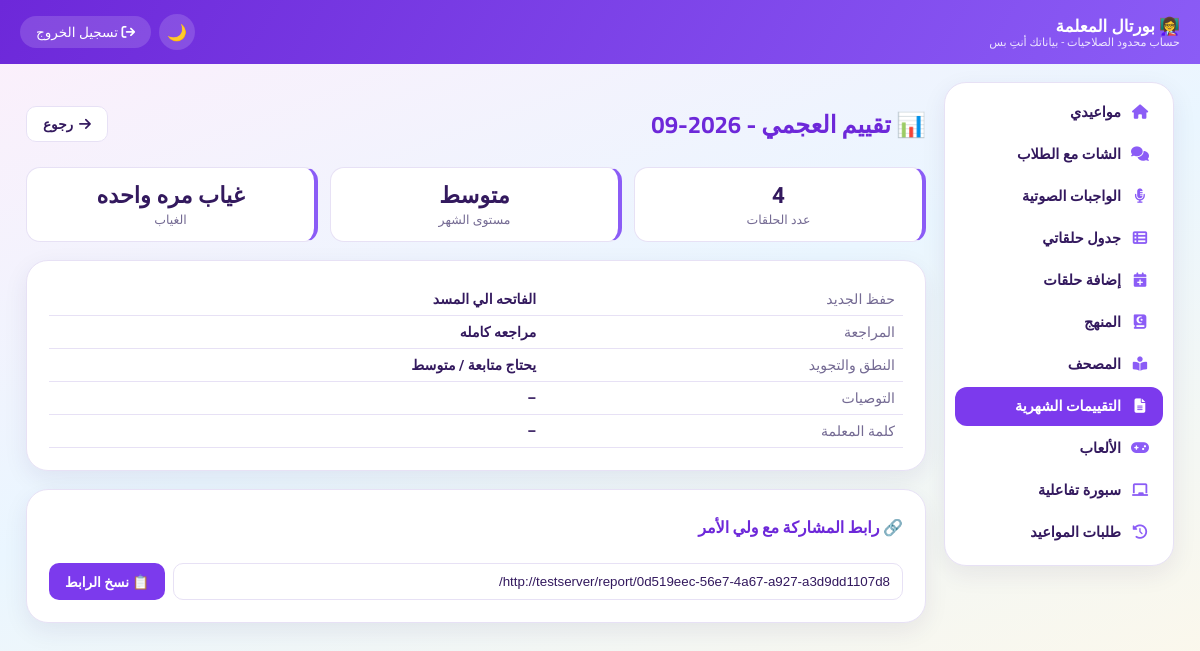
/teacher-portal/evaluations/4/ (signed in), run on the app's committed database.
### core/models.py (models this page shows, shortened)
class MonthlyEvaluation(models.Model):
    TEMPLATE_CHOICES = [
        ('teal_pink', 'تركواز ووردي'),
        ('violet', 'بنفسجي (هوية المنصة)'),
        ('sunny', 'أصفر وبرتقالي دافئ'),
    ]
    student = models.ForeignKey(Student, on_delete=models.CASCADE, related_name='evaluations', verbose_name="الطالب")
    public_token = models.UUIDField(default=uuid.uuid4, unique=True, editable=False, verbose_name="رمز المشاركة العام")
    student_name = models.CharField(max_length=255, verbose_name="اسم الطالب")
    teacher_name = models.CharField(max_length=255, blank=True, null=True, verbose_name="اسم المعلمة")
    package_name = models.CharField(max_length=100, blank=True, null=True, verbose_name="الباقة")
    lessons_count = models.PositiveIntegerField(default=4, verbose_name="عدد الحلقات")
    month_label = models.CharField(max_length=30, verbose_name="الشهر")
    memorization_progress = models.CharField(max_length=255, blank=True, null=True, verbose_name="مقدار حفظ الجديد")
    review_progress = models.CharField(max_length=255, blank=True, null=True, verbose_name="مقدار المراجعة")
    absences = models.CharField(max_length=255, blank=True, null=True, verbose_name="عدد مرات الغياب")
    pronunciation_rating = models.CharField(max_length=100, blank=True, null=True, verbose_name="النطق ومخارج الحروف")
    tajweed_rating = models.CharField(max_length=100, blank=True, null=True, verbose_name="تطبيق أحكام التجويد")
    interaction_rating = models.CharField(max_length=100, blank=True, null=True, verbose_name="التفاعل مع المعلمة")
    response_speed_rating = models.CharField(max_length=100, blank=True, null=True, verbose_name="سرعة الاستجابة والحفظ")
    commitment_rating = models.CharField(max_length=100, blank=True, null=True, verbose_name="الالتزام بالمواعيد والآداب")
    recommendations = models.TextField(blank=True, null=True, verbose_name="التوصيات / المستوى العام")
    teacher_comment = models.TextField(blank=True, null=True, verbose_name="كلمة المعلمة")
    month_rating = models.CharField(max_length=100, blank=True, null=True, verbose_name="مستوى الشهر")
    template = models.CharField(max_length=20, choices=TEMPLATE_CHOICES, default='teal_pink', verbose_name="شكل النموذج")
    created_at = models.DateTimeField(auto_now_add=True, verbose_name="تاريخ الإنشاء")
    class Meta:
        verbose_name = "تقييم شهري"
        verbose_name_plural = "التقييمات الشهرية"
        ordering = ['-created_at']

### core/views.py (the view)
# urls.py: path('teacher-portal/evaluations/<int:evaluation_id>/', views.teacher_evaluation_detail, name='teacher_evaluation_detail'),
@teacher_login_required
def teacher_evaluation_detail(request, evaluation_id):
    teacher = request.user.teacher_profile
    evaluation = get_object_or_404(MonthlyEvaluation, pk=evaluation_id, student__teacher=teacher)
    public_url = request.build_absolute_uri(reverse('public_evaluation', args=[evaluation.public_token]))
    return render(request, 'core/teacher_evaluation_detail.html', {
        'teacher': teacher, 'evaluation': evaluation, 'public_url': public_url,
    })

### config/context_processors.py (called while the page is built)
def seo(request):
    site_url = getattr(settings, 'CANONICAL_URL', 'https://alagme.com').rstrip('/')
    canonical = site_url + request.path
    page = request.GET.get('page', '')
    if page.isdigit() and int(page) > 1:
        canonical += f'?page={int(page)}'
    wa = getattr(settings, 'WHATSAPP_PUBLIC_NUMBER', '')
    return {
        'SITE_URL': site_url,
        'canonical_url': canonical,
        'SITE_NAME': getattr(settings, 'SITE_NAME', ''),
        'WHATSAPP_PUBLIC_NUMBER': wa,
        'WHATSAPP_LINK': f'https://wa.me/{wa}' if wa else '',
    }

### core/views.py (called while the page is built)
def teacher_login_required(view_func):
    @wraps(view_func)
    def _wrapped(request, *args, **kwargs):
        if not request.user.is_authenticated or not hasattr(request.user, 'teacher_profile'):
            messages.error(request, 'من فضلك سجلي الدخول بحساب المعلمة الخاص بيكِ.')
            return redirect('teacher_login')
        return view_func(request, *args, **kwargs)
    return _wrapped

### learning/context_processors.py (called while the page is built)
def learning_counts(request):
    user = getattr(request, 'user', None)
    if not user or not user.is_authenticated or user.is_staff:
        return {}
    try:
        from . import services
        if hasattr(user, 'teacher_profile'):
            return {'hw_teacher_pending': services.teacher_pending(user.teacher_profile)}
        if hasattr(user, 'core_student'):
            todo, fresh = services.student_counts(user.core_student)
            return {'hw_student_todo': todo + fresh}
    except Exception:
        return {}
    return {}

### learning/services.py (called while the page is built)
def teacher_pending(teacher):
    return Submission.objects.filter(homework__teacher=teacher, status='submitted').count()

### templates/core/teacher_evaluation_detail.html (shortened to what this page needs)
{% extends 'core/teacher_portal_base.html' %}
{% block content %}
<div style="display:flex; justify-content:space-between; align-items:center; flex-wrap:wrap; gap:10px;">
    <h2 style="color:var(--violet-700);">📊 تقييم {{ evaluation.student_name }} - {{ evaluation.month_label }}</h2>
    <a href="{% url 'teacher_evaluations_list' %}" class="btn btn-outline"><i class="fas fa-arrow-right"></i> رجوع</a>
</div>
<div class="stats-row">
    <div class="stat-box"><div class="number">{{ evaluation.lessons_count }}</div><div class="label">عدد الحلقات</div></div>
    <div class="stat-box"><div class="number">{{ evaluation.month_rating|default:"–" }}</div><div class="label">مستوى الشهر</div></div>
    <div class="stat-box"><div class="number">{{ evaluation.absences|default:"–" }}</div><div class="label">الغياب</div></div>
</div>
<div class="card">
    <table style="width:100%;">
        <tr><td style="padding:8px; color:var(--ink-muted);">حفظ الجديد</td><td style="padding:8px; font-weight:700;">{{ evaluation.memorization_progress|default:"–" }}</td></tr>
        <tr><td style="padding:8px; color:var(--ink-muted);">المراجعة</td><td style="padding:8px; font-weight:700;">{{ evaluation.review_progress|default:"–" }}</td></tr>
        <tr><td style="padding:8px; color:var(--ink-muted);">النطق والتجويد</td><td style="padding:8px; font-weight:700;">{{ evaluation.pronunciation_rating|default:"–" }} / {{ evaluation.tajweed_rating|default:"–" }}</td></tr>
        <tr><td style="padding:8px; color:var(--ink-muted);">التوصيات</td><td style="padding:8px; font-weight:700;">{{ evaluation.recommendations|default:"–" }}</td></tr>
        <tr><td style="padding:8px; color:var(--ink-muted);">كلمة المعلمة</td><td style="padding:8px; font-weight:700;">{{ evaluation.teacher_comment|default:"–" }}</td></tr>
    </table>
</div>
<div class="card">
    <h4 style="margin-top:0; color:var(--violet-700);">🔗 رابط المشاركة مع ولي الأمر</h4>
    <div style="display:flex; gap:8px; flex-wrap:wrap;">
        <input type="text" readonly id="public-link" value="{{ public_url }}" style="flex:1; min-width:220px; padding:10px 12px; border-radius:10px; border:1.6px solid var(--border); background:var(--surface); color:var(--ink);">
        <button type="button" class="btn btn-primary" onclick="navigator.clipboard.writeText(document.getElementById('public-link').value); this.textContent='✅ اتنسخ';">📋 نسخ الرابط</button>
    </div>
</div>
{% endblock %}

### templates/core/teacher_portal_base.html (style rules this page uses)
:root { --violet-50: #F7F5FC; --violet-100: #EEE9FA; --violet-500: #8B5CF6; --violet-600: #7C3AED; --violet-700: #6D28D9; --ink: #33195E; --ink-muted: #746A93; --green: #1D9A63; --green-soft: #E5F7EE; --red: #DC3545; --red-soft: #FDEBEC; --amber: #B87F16; --amber-soft: #FCF3DC; --border: #E7E1F5; --surface: #ffffff; --radius-md: 16px; --radius-lg: 22px; --shadow-md: 0 8px 24px rgba(51, 25, 94, 0.08); --font-display: 'Cairo', sans-serif; --font-body: 'Tajawal', sans-serif; }
* { box-sizing:border-box; }
body { font-family:var(--font-body); background:linear-gradient(160deg,#FDEFFB 0%,#EAF6FF 45%,#FFF8E7 100%); color:var(--ink); margin:0; transition:background .25s; min-height:100vh; position:relative; }
h1,h2,h3,h4 { font-family:var(--font-display); }
.card { background:var(--surface); border:1px solid var(--border); border-radius:var(--radius-lg); padding:22px; margin-bottom:18px; box-shadow:var(--shadow-md); }
.stats-row { display:grid; grid-template-columns:repeat(auto-fit,minmax(140px,1fr)); gap:12px; margin-bottom:18px; }
.stat-box { background:var(--surface); border:1px solid var(--border); border-right:4px solid var(--violet-500); border-radius:14px; padding:14px 16px; text-align:center; }
.stat-box .number { font-size:1.4rem; font-weight:800; color:var(--ink); }
.stat-box .label { font-size:0.78rem; color:var(--ink-muted); margin-top:4px; }
.btn { display:inline-flex; align-items:center; gap:6px; padding:9px 16px; border-radius:10px; border:none; cursor:pointer; font-family:var(--font-body); font-weight:600; font-size:0.85rem; text-decoration:none; }
.btn-outline { background:var(--surface); border:1.6px solid var(--border); color:var(--ink); }
.btn-primary { background:var(--violet-600); color:#fff; }
table { width:100%; border-collapse:collapse; font-size:0.88rem; }
th, td { padding:10px 12px; text-align:right; border-bottom:1px solid var(--border); }

### data on the page
MonthlyEvaluation: student_name "العجمي", month_label "2026-09", lessons_count "4", month_rating "متوسط", absences "غياب مره واحده", memorization_progress "الفاتحه الي المسد", review_progress "مراجعه كامله", pronunciation_rating "يحتاج متابعة", tajweed_rating "متوسط", recommendations "–", teacher_comment "–"
